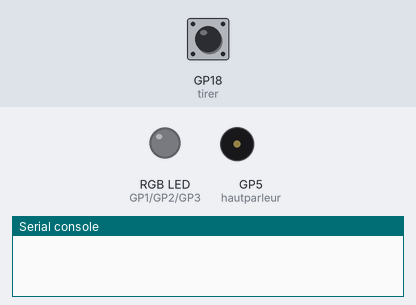
A program run on a simulated Raspberry Pi Pico running MicroPython. On the bench: an RGB LED mixed from three pins (HIGH = lit), buzzer (waves = sounding), the last lines printed to the serial console. The inputs (shaded band) are chosen by the test bench; at power-on: GP18 (tirer) HIGH.

Above: at 1.2 s.
1.3 s: GP18 (tirer) pulled LOW for 0.15 s
At 2.1 s:
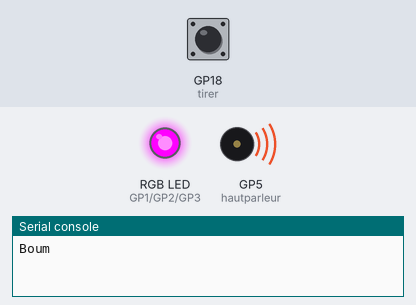
3.7 s: GP18 (tirer) pulled LOW for 1 s
At 6.5 s:
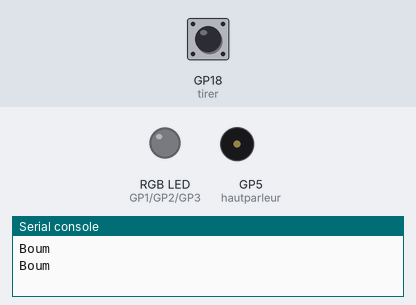
7.0 s: GP18 (tirer) pulled LOW for 3.2 s
At 10.9 s:
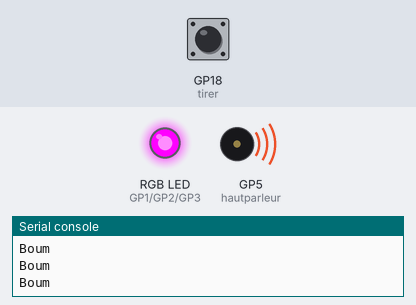
Timing chart, 0 to 12.5 s (numbered marks = the images above; inputs shaded):
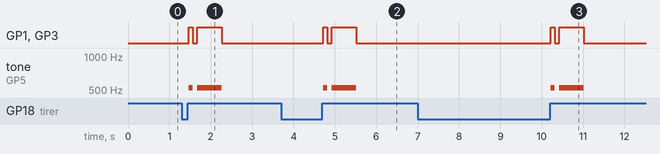

Measured:
- after the input at 1.3 s, GP1 (red), GP3 (blue): LOW → HIGH after 0.17 s, → LOW 0.10 s later, → HIGH 0.10 s later, → LOW 0.60 s later; tone on GP5 (hautparleur): silent → 523 Hz after 0.17 s, → silent 0.10 s later, → 523 Hz 0.10 s later, → silent 0.60 s later
- after the input at 3.7 s, GP1 (red), GP3 (blue): LOW → HIGH after 1.0 s, → LOW 0.10 s later, → HIGH 0.10 s later, → LOW 0.60 s later; tone on GP5 (hautparleur): silent → 523 Hz after 1.0 s, → silent 0.10 s later, → 523 Hz 0.10 s later, → silent 0.60 s later
- after the input at 7.0 s, GP1 (red), GP3 (blue): LOW → HIGH after 3.2 s, → LOW 0.10 s later, → HIGH 0.10 s later, → LOW 0.60 s later; tone on GP5 (hautparleur): silent → 523 Hz after 3.2 s, → silent 0.10 s later, → 523 Hz 0.10 s later, → silent 0.60 s later

The program:

party_popper.py
```python
from picozero import RGBLED, Speaker, Switch
from time import sleep

rvb = RGBLED(red=1, green=2, blue=3) # Numéros des broches
tirer = Switch(18)
hautparleur = Speaker(5)

def boum():
    print("Boum") # Imprimer sur la console
    rvb.color = (255, 0, 255) # Violet
    hautparleur.play(523, 0.1) # 523 = note C4, 0,1 seconde
    rvb.color = (0, 0, 0) # LED sans couleur – éteinte
    sleep(0.1)
    rvb.color = (255, 0, 255) # Violet
    hautparleur.play(523, 0.6) # Note C4, 0,6 seconde
    rvb.off()

tirer.when_opened = boum # La fonction pop sera appelée lorsque l'interrupteur à tirette est ouvert
```
